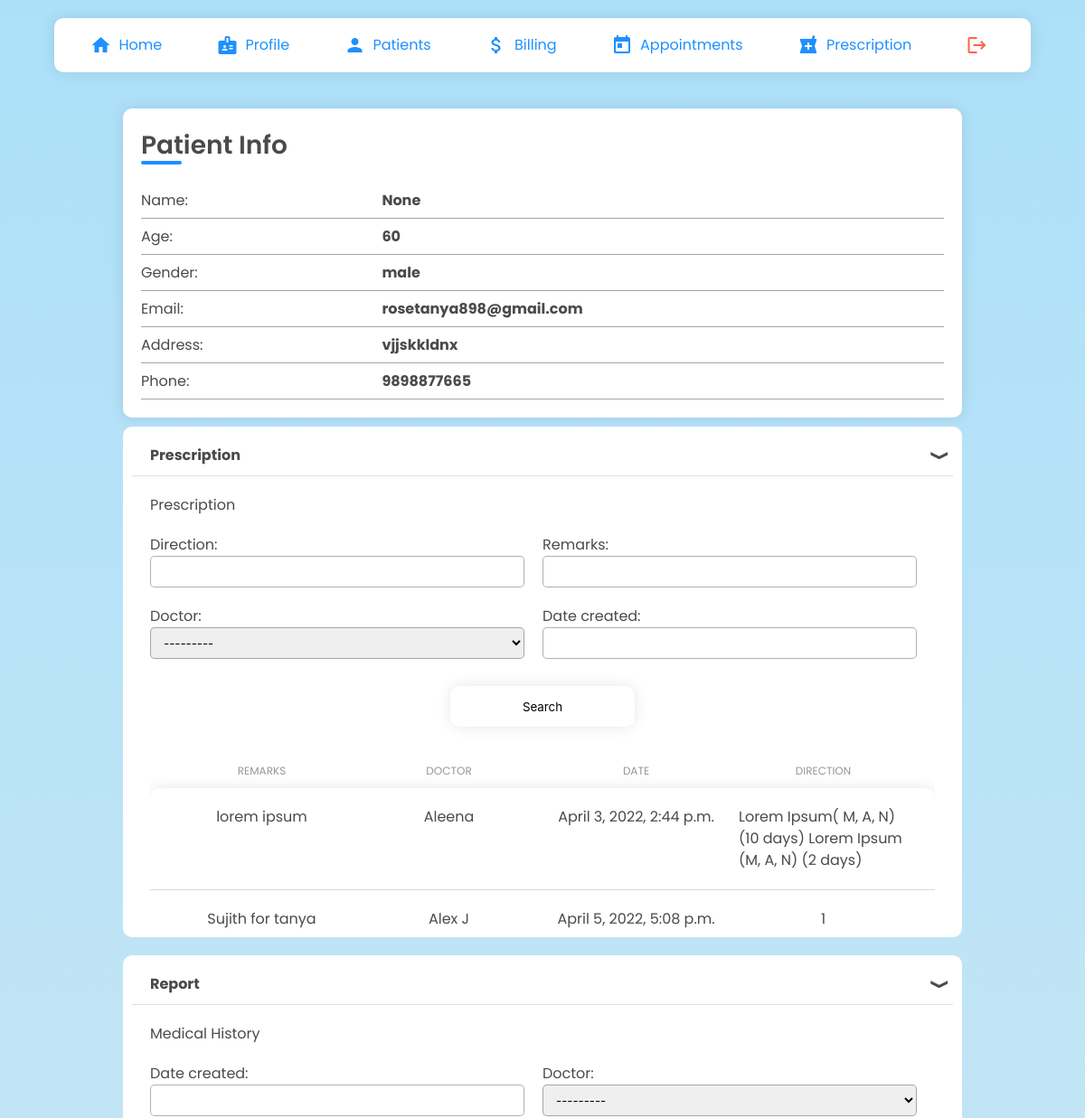
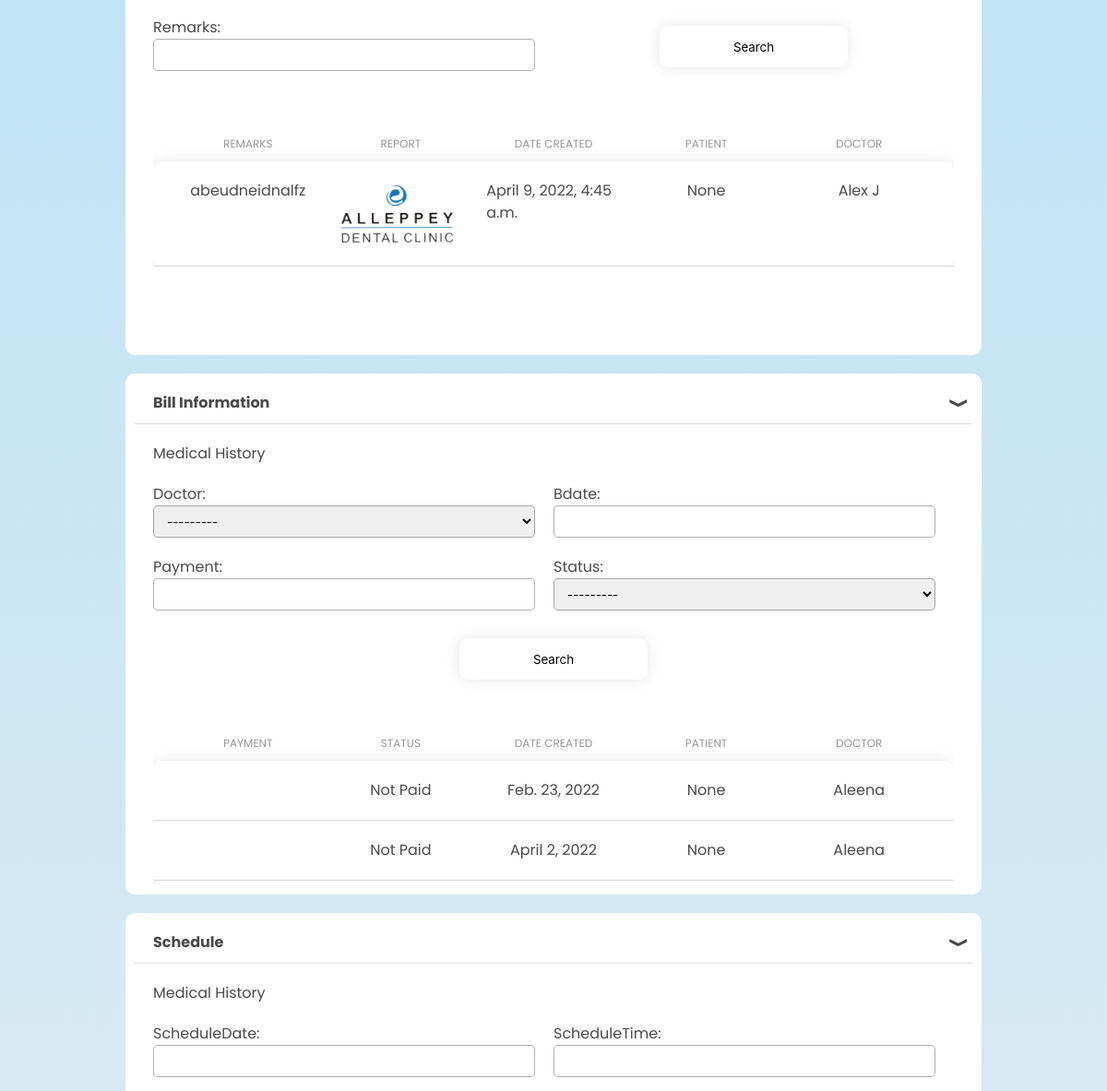
The app's page /doctors/pat/7/ (signed in, upper part), older data (2 pictures, top to bottom).
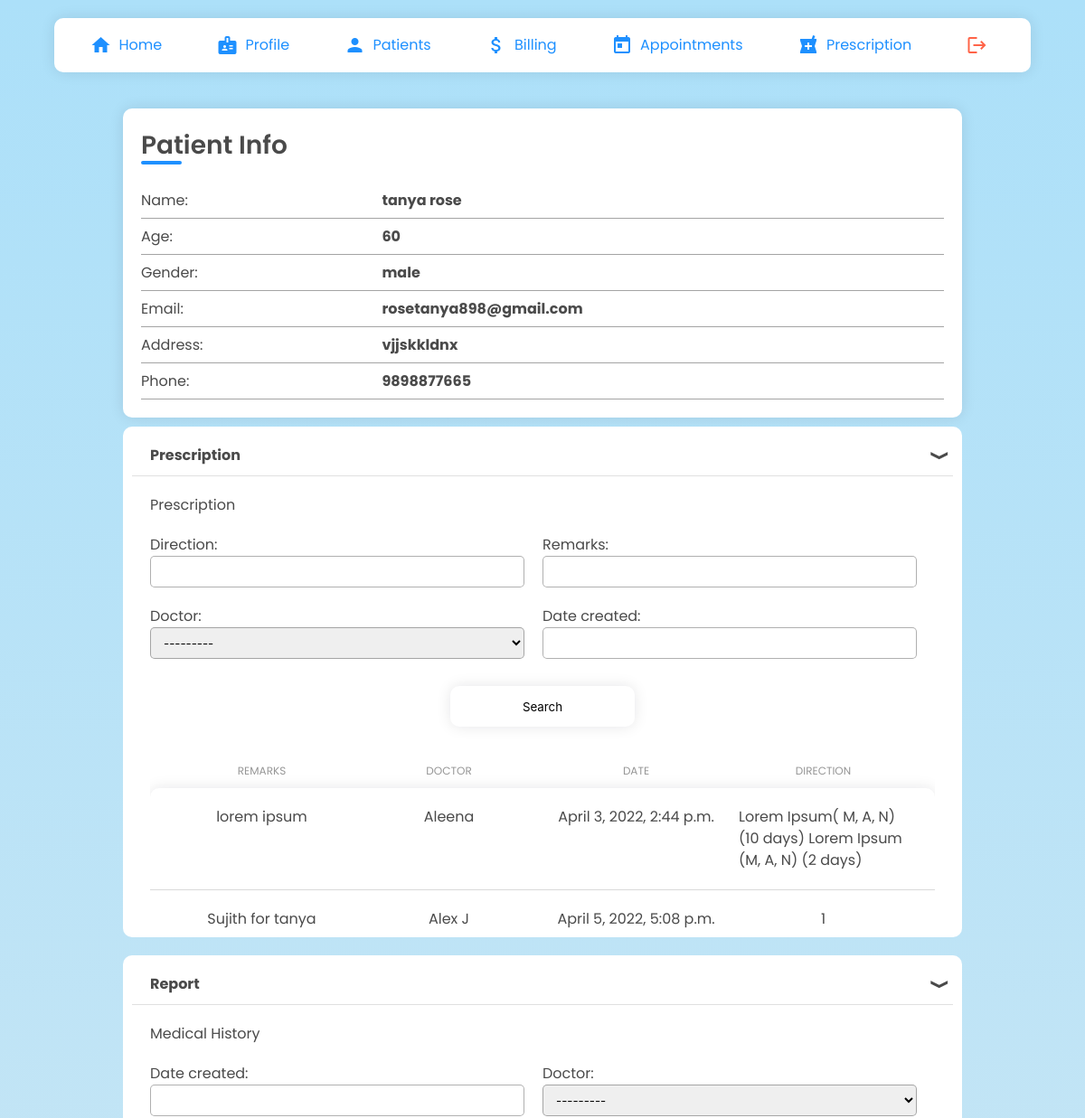
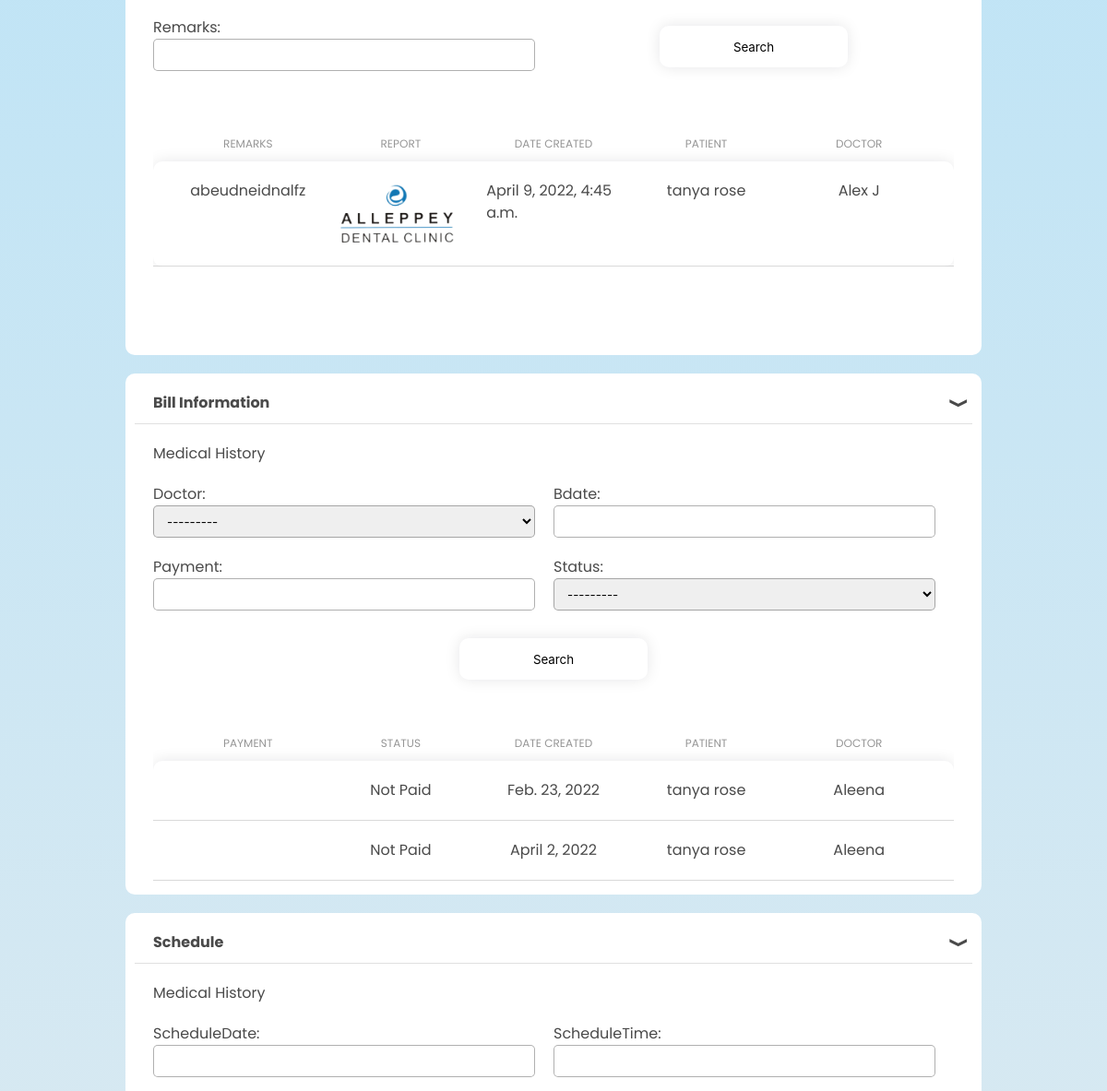
The same page, newer data (2 pictures, top to bottom).
### patients/models.py (models this page shows, shortened)
class Patient(models.Model):
    user = models.OneToOneField(User, on_delete= models.CASCADE, primary_key= True)
    pname=models.CharField(max_length=200, null=True)
    age=models.CharField(max_length=4, null=True)
    gender= models.CharField(max_length=6, null=True)
    email=models.CharField(max_length=200, null=True)
    address= models.CharField(max_length=500, null=True)
    phone= models.CharField(max_length=13, null=True)
    date_created= models.DateTimeField(auto_now_add=True, null=True)

### clinic/models.py (models this page shows, shortened)
class MedicalHistory(models.Model):
    date_created = models.DateTimeField(auto_now_add=True, null=True)
    patient = models.ForeignKey('patients.Patient', null=True, on_delete= models.CASCADE)
    doctor = models.ForeignKey('doctors.Doctors', null=True, on_delete=models.CASCADE)
    remarks = models.CharField(max_length=200, null=True)
    report = models.ImageField(upload_to="img/",null=True)

class BillInfo(models.Model):
    STATUS=(('Paid','Paid'),('Not Paid','Not Paid'))
    patient =  models.ForeignKey('patients.Patient', null=True, on_delete= models.CASCADE)
    doctor = models.ForeignKey('doctors.Doctors', null=True, on_delete=models.CASCADE)
    bdate=models.DateField()
    payment=models.CharField(max_length=200,null=True)
    status=models.CharField(null=True, max_length=10, choices=STATUS)

### doctors/models.py (models this page shows)
class Doctors(models.Model):
    ROLE = (
			('Doctor', 'Doctor'),
			('Staff', 'Staff'),
			)
    user = models.OneToOneField(User, on_delete= models.CASCADE, primary_key= True)
    dname = models.CharField(max_length=200, null=True)
    phone = models.CharField(max_length=200, null=True)
    email = models.CharField(max_length=200, null=True)
    date_created = models.DateTimeField(auto_now_add=True, null=True)
    role = models.CharField(max_length=200, null=True,choices=ROLE)
    specialisation = models.CharField(max_length=200, null=True)
    address= models.CharField(max_length=200, null=True)
    def __str__(self):
	    return self.dname

### doctors/views.py (the view)
# urls.py: path('pat/<str:pk_t>/', views.patientinfo,name="pat"),
@login_required
def patientinfo(request,pk_t):
    p = Patient.objects.get(user_id=pk_t)
    mh = p.prescription_set.all()
    medihis = p.medicalhistory_set.all()
    bi = p.billinfo_set.all()
    sch = p.schedule_set.all()
    bfilter = BillFilter(request.GET,queryset=bi)
    bi = bfilter.qs
    medfilter = MedhisFilter(request.GET,queryset=medihis)
    medihis = medfilter.qs
    schfilter=SchFilter(request.GET,queryset=sch)
    sch = schfilter.qs
    prescfilter=PrescriptionFilter(request.GET,queryset=mh)
    mh=prescfilter.qs
    context= {'p':p,'mh':mh,'medihis':medihis,'bi':bi,'sch':sch,'bfilter':bfilter,'medfilter':medfilter,'schfilter':schfilter,'prescfilter':prescfilter}
    return render(request, 'doctors/patient_info.html',context)

### doctors/templates/doctors/patient_info.html (shortened to what the changed rows need)
{% extends 'doctors/navbar.html' %} {% load static %} {% block head %}
<link
  rel="stylesheet"
  type="text/css"
  href="{% static 'css/patient_info.css' %}"
/>
<link
  rel="stylesheet"
  type="text/css"
  href="{% static 'css/components.css' %}"
/>
<link
  rel="stylesheet"
  type="text/css"
  href="{% static 'css/patient_list.css' %}"
/>
{% endblock %} {% block content %}
<div class="patInfoContainer">
  <div class="patInfoItem formCard">
    <h2>
      Patient Info
      <div class="patientTitle-under"></div>
    </h2>
    <div class="infoPat">
      <div class="infoItem">
        <p>Name:</p>
        <b>{{p.pname}}</b>
      </div>
      <div class="infoItem">
        <p>Age:</p>
        <b>{{p.age}}</b>
      </div>
      <div class="infoItem">
        <p>Gender:</p>
        <b>{{p.gender}}</b>
      </div>
      <div class="infoItem">
        <p>Email:</p>
        <b>{{p.email}}</b>
      </div>
      <div class="infoItem">
        <p>Address:</p>
        <b>{{p.address}}</b>
      </div>
      <div class="infoItem">
        <p>Phone:</p>
        <b>{{p.phone}}</b>
      </div>
    </div>
  </div>
  <div class="patInfoItem adcTab" id="prescription">
    <div class="adcTabTitle" onclick="toggleTab('prescription')">
      <h1>Prescription</h1>
    </div>
  </div>
  <div class="patInfoItem adcTab" id="history">
    <div class="adcTabTitle" onclick="toggleTab('history')">
      <h1>Report</h1>
    </div>
    <div class="adcTabContents">
      <div class="infoCard">
        <div class="adcTableContainer">
          <div class="adcTable">
            <div class="adcRowBody">
              {% for mh in medihis %}
              <div class="adcRow">
                <div class="adcCell">{{mh.remarks}}</div>
                <div class="adcCell">
                  <img
                    src="{{ mh.report.url }}"
                    class="img-responsive"
                    style="width: 100%; float: left; margin-right: 10px"
                  />
                </div>
                <div class="adcCell">{{mh.date_created}}</div>
                <div class="adcCell">{{mh.patient.pname}}</div>
                <div class="adcCell">{{mh.doctor.dname}}</div>
              </div>
              {% endfor %}
            </div>
          </div>
        </div>
        <br /><br />
      </div>
    </div>
  </div>
  <div class="patInfoItem adcTab" id="billinfo">
    <div class="adcTabTitle" onclick="toggleTab('billinfo')">
      <h1>Bill Information</h1>
    </div>
    <div class="adcTabContents">
      <div class="infoCard">
        <div class="adcTableContainer">
          <div class="adcTable">
            <div class="adcRowBody">
              {% for bi in bi %}
              <div class="adcRow">
                <div class="adcCell">{{bi.payments}}</div>
                <div class="adcCell">{{bi.status}}</div>
                <div class="adcCell">{{bi.bdate}}</div>
                <div class="adcCell">{{bi.patient.pname}}</div>
                <div class="adcCell">{{bi.doctor.dname}}</div>
              </div>
              {% endfor %}
            </div>
          </div>
        </div>
        <br /><br />
      </div>
    </div>
  </div>
  <div class="patInfoItem adcTab" id="schedule">
    <div class="adcTabTitle" onclick="toggleTab('schedule')">
      <h1>Schedule</h1>
    </div>
  </div>
</div>
{% endblock %}

Row changes from the older to the newer data that the page shows:
changed Patient "male": pname "None" → "tanya rose"
changed through a linked row, MedicalHistory "abeudneidnalfz": patient.pname "None" → "tanya rose"
changed through a linked row, BillInfo "Feb. 23, 2022": patient.pname "None" → "tanya rose"
changed through a linked row, BillInfo "April 2, 2022": patient.pname "None" → "tanya rose"
